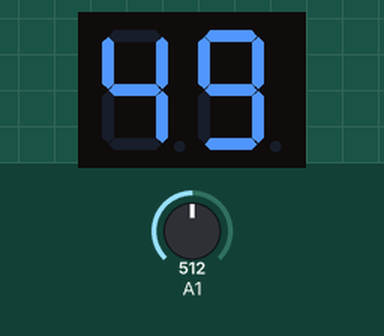
Recording of a sketch running on a simulated Arduino Uno, built with avr-gcc and run on an emulated ATmega328P. Shown: 2-digit seven-segment display. Wiring (inferred from the names in the program): 2-digit 7-segment display, segments lit when HIGH: segments pin 2, pin 3, pin 4, pin 5, pin 6, pin 7, pin 8; digit selects pin 9, pin 10. The test bench sets the inputs (shaded band); at power-on: A1 = 512. The segment pins are drawn as the display they are named for; what the sketch prints to the serial monitor is not drawn.

Above: at 1.2 s.
1.3 s: A1 set to 1023
At 2.0 s:
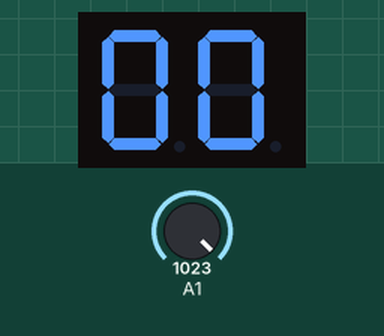
2.8 s: A1 set to 900
At 4.0 s:
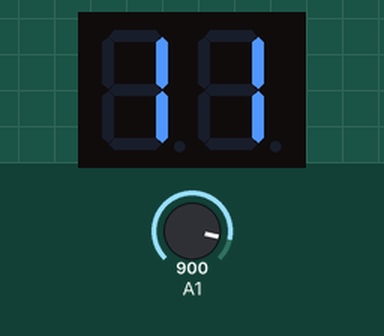
Timing chart, 0 to 4.2 s (numbered marks = the images above; inputs shaded):
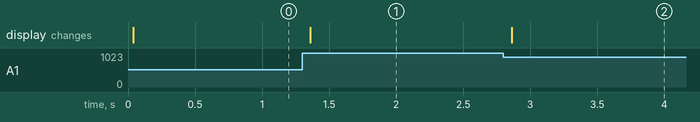

Measured:
- after the input at 1.3 s, the display: changes after 0.06 s (image 1)
- after the input at 2.8 s, the display: changes after 0.06 s (image 2)

The sketch:

contador_em_2_display_de_7_segmentos_AD.ino
```cpp
   #define seg_a 2
   #define seg_b 3
   #define seg_c 4
   #define seg_d 5
   #define seg_e 6
   #define seg_f 7
   #define seg_g 8
   #define disp_a 9
   #define disp_b 10


          //sgementos a b c d e f g
int displaysete[10][7] = {{1,1,1,1,1,1,0},//0
                          {0,1,1,0,0,0,0},// 1
                          {1,1,0,1,1,0,1},//2
                          {1,1,1,1,0,0,1},//3
                          {0,1,1,0,0,1,1},//4
                          {1,0,1,1,0,1,1},//5
                          {1,0,1,1,1,1,1},//6
                          {1,1,1,0,0,0,0},//7
                          {1,1,1,1,1,1,1},//8
                          {1,1,1,1,0,1,1}};//9


void display (void);// declaração da função
int estado_displaysete = 1;
int unidades = 0, dezenas = 0;// variáveis de display
int potenciometro; // variável que armazena a entrada do potenciometro

void setup() {//onde iremos pega os pino que serão usados
  Serial.begin(2000000);
  pinMode(seg_a, OUTPUT);
  pinMode(seg_b, OUTPUT);
  pinMode(seg_c, OUTPUT);
  pinMode(seg_d, OUTPUT);
  pinMode(seg_e, OUTPUT);
  pinMode(seg_f, OUTPUT);
  pinMode(seg_g, OUTPUT);
  pinMode(disp_a, OUTPUT);
  pinMode(disp_b, OUTPUT);
  pinMode(A1, INPUT);

}//setup

void loop() {

 potenciometro =  analogRead(A1);//para pega os valores analogico
 Serial.print("Entrada:");
 Serial.print(potenciometro);
 potenciometro = map(potenciometro,1023,0,0,99);// usa a função maps onde colocamos a variavel que pega a voltagem, o intervalo de 0 a 1023, e depois colocamos o intervalo que será mostrado
 Serial.print(" Potenciometro:");
 Serial.println(potenciometro);
 dezenas = potenciometro/10;// dividimos por 10 para pega a dezenas
 unidades = potenciometro%10;// Pegamos o resto da divisão para saber o valor das unidades
 display();//chama a função
 delay(1);//um delay para não pugar o display de 7 segmentos
}//loop

void display (void){//função onde controla qual segmento do display será ligado

  switch(estado_displaysete){//maquina de estado, um pouco diferente do que aprendemos em FPGA
    case 1:
      digitalWrite(disp_b, HIGH);
      digitalWrite(seg_a,displaysete[dezenas][0]);
      digitalWrite(seg_b,displaysete[dezenas][1]);
      digitalWrite(seg_c,displaysete[dezenas][2]);
      digitalWrite(seg_d,displaysete[dezenas][3]);
      digitalWrite(seg_e,displaysete[dezenas][4]);
      digitalWrite(seg_f,displaysete[dezenas][5]);
      digitalWrite(seg_g,displaysete[dezenas][6]);
      digitalWrite(disp_a, LOW);
      estado_displaysete = 2;
      break;
    case 2:
      digitalWrite(disp_a, HIGH);
      digitalWrite(seg_a,displaysete[unidades][0]);
      digitalWrite(seg_b,displaysete[unidades][1]);
      digitalWrite(seg_c,displaysete[unidades][2]);
      digitalWrite(seg_d,displaysete[unidades][3]);
      digitalWrite(seg_e,displaysete[unidades][4]);
      digitalWrite(seg_f,displaysete[unidades][5]);
      digitalWrite(seg_g,displaysete[unidades][6]);
      digitalWrite(disp_b, LOW );
      estado_displaysete = 1;
      break;
  }//switch
}//display
```
